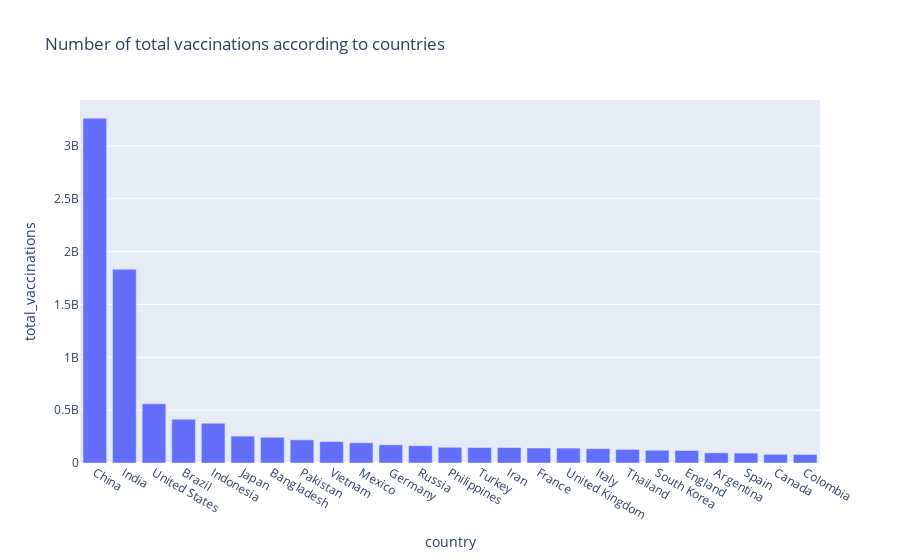

The code cell stored with this chart in its notebook:
### Markdown cell above
# Number of total vaccine in different countries

### Code cell
data = new_df[['country','total_vaccinations']].nlargest(25,'total_vaccinations')
fig = px.bar(data, x = 'country',y = 'total_vaccinations',title="Number of total vaccinations according to countries",)
fig.show()

### Figure 1 — Plotly figure (JSON) as saved in the notebook; plotly's stock layout.template omitted (floating-point values rounded to 4 significant figures)
{"data": [{"alignmentgroup": "True", "hovertemplate": "country=%{x}<br>total_vaccinations=%{y}<extra></extra>", "legendgroup": "", "marker": {"color": "#636efa", "pattern": {"shape": ""}}, "name": "", "offsetgroup": "", "orientation": "v", "showlegend": false, "textposition": "auto", "x": ["China", "India", "United States", "Brazil", "Indonesia", "Japan", "Bangladesh", "Pakistan", "Vietnam", "Mexico", "Germany", "Russia", "Philippines", "Turkey", "Iran", "France", "United Kingdom", "Italy", "Thailand", "South Korea", "England", "Argentina", "Spain", "Canada", "Colombia"], "xaxis": "x", "y": [3263129000, 1834500657, 560181791, 413559595, 377108938, 254345587, 243642749, 219368557, 203144374, 191907868, 171940027, 163601171, 148799120, 146881913, 146792557, 141666197, 140968337, 135870869, 128882372, 120604515, 118170701, 96504666, 93807121, 82076782, 80573164], "yaxis": "y", "type": "bar"}], "layout": {"xaxis": {"anchor": "y", "domain": [0, 1], "title": {"text": "country"}}, "yaxis": {"anchor": "x", "domain": [0, 1], "title": {"text": "total_vaccinations"}}, "legend": {"tracegroupgap": 0}, "title": {"text": "Number of total vaccinations according to countries"}, "barmode": "relative"}}
